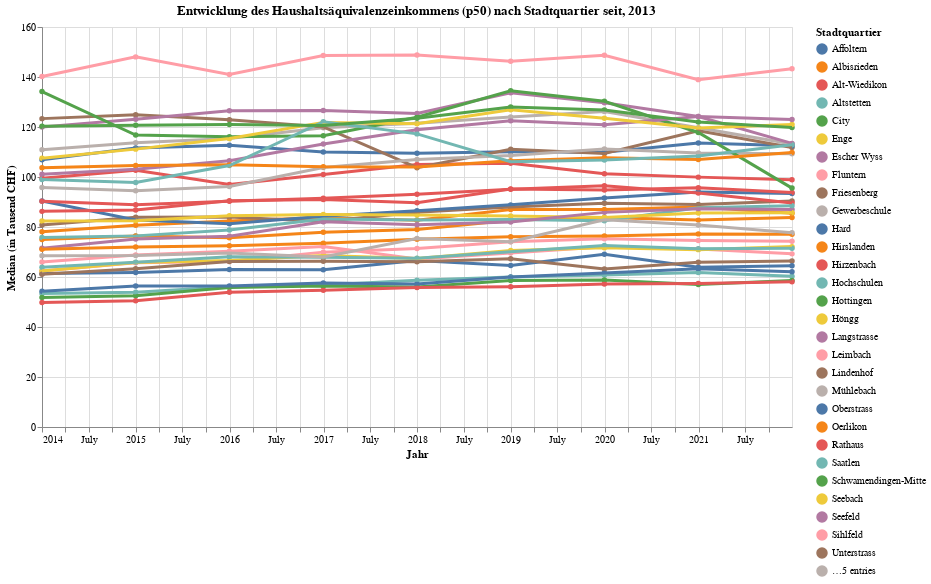

The code cell stored with this chart in its notebook:
### Code cell
grafik2 = mypy_dv.plot_altair_multiline_highlight(
    data = myAgg2.reset_index()
    , x = 'StichtagDatJahr:T'
    , y = 'med_HAE75:Q'
    , myTitle = "Entwicklung des Haushaltsäquivalenzeinkommens (p50) nach Stadtquartier seit, "+str(data2betested.index.year.min())
    , x_beschriftung = 'Jahr'
    , y_beschriftung = 'Median (in Tausend CHF)'
    , warning_status  = "ignore"
    , category='RAUM_LANG:N'
    , category_beschriftung='Stadtquartier'
)
grafik2

### Figure 1 — Vega-Lite specification as saved in the notebook (floating-point values rounded to 4 significant figures; data arrays with more than 128 entries replaced by an {"elided": "..."} marker saying what was removed)
{"config": {"view": {"continuousWidth": 300, "continuousHeight": 300}}, "layer": [{"mark": {"type": "circle"}, "encoding": {"color": {"field": "RAUM_LANG", "legend": {"orient": "right", "title": "Stadtquartier"}, "type": "nominal"}, "opacity": {"value": 1.3}, "tooltip": [{"field": "StichtagDatJahr", "type": "temporal"}, {"field": "RAUM_LANG", "type": "nominal"}, {"field": "med_HAE75", "type": "quantitative"}], "x": {"axis": {"title": "Jahr"}, "field": "StichtagDatJahr", "type": "temporal"}, "y": {"axis": {"title": "Median (in Tausend CHF)"}, "field": "med_HAE75", "type": "quantitative"}}, "name": "view_2", "title": "Entwicklung des Haushaltsäquivalenzeinkommens (p50) nach Stadtquartier seit, 2013"}, {"mark": {"type": "line"}, "encoding": {"color": {"field": "RAUM_LANG", "legend": {"orient": "right", "title": "Stadtquartier"}, "type": "nominal"}, "size": {"condition": {"test": {"not": {"param": "param_2"}}, "value": 1.2}, "value": 3}, "tooltip": [{"field": "StichtagDatJahr", "type": "temporal"}, {"field": "RAUM_LANG", "type": "nominal"}, {"field": "med_HAE75", "type": "quantitative"}], "x": {"axis": {"title": "Jahr"}, "field": "StichtagDatJahr", "type": "temporal"}, "y": {"axis": {"title": "Median (in Tausend CHF)"}, "field": "med_HAE75", "type": "quantitative"}}, "title": "Entwicklung des Haushaltsäquivalenzeinkommens (p50) nach Stadtquartier seit, 2013"}], "data": {"name": "data-dfb789918254ac8a446475fe2fd23ac4"}, "height": 400, "params": [{"name": "param_2", "select": {"type": "point", "fields": ["RAUM_LANG:N"], "nearest": true, "on": "pointerover"}, "views": ["view_2"]}], "width": 750, "$schema": "https://vega.github.io/schema/vega-lite/v5.8.0.json", "datasets": {"data-dfb789918254ac8a446475fe2fd23ac4": {"elided": "306 records"}}}
